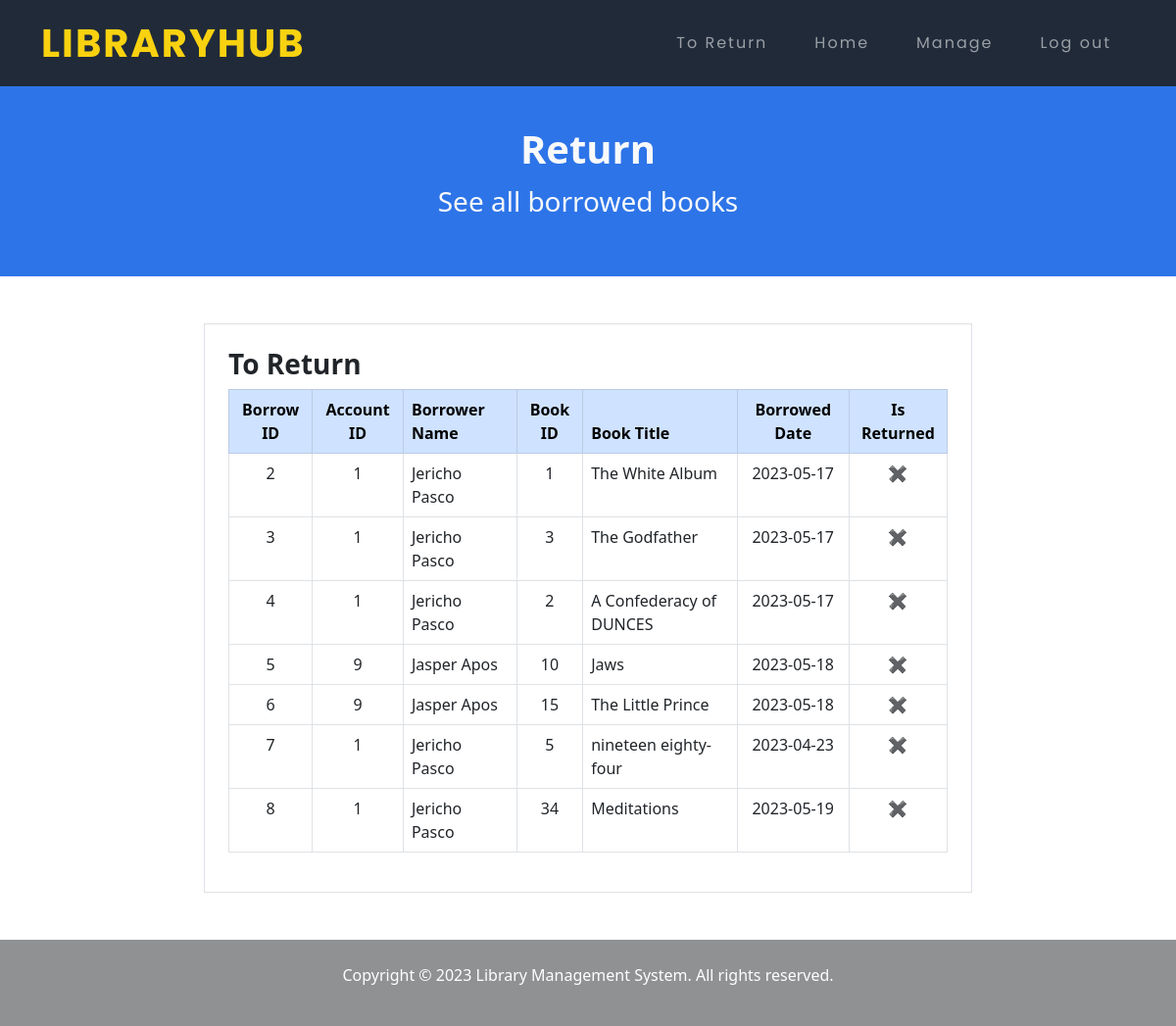
The page /return.php (signed in) on the database its author committed.
### tables this page shows
CREATE TABLE `borrow` (
  `borrowId` int(11) NOT NULL,
  `borrowDate` date DEFAULT NULL,
  `returnDate` date DEFAULT NULL,
  `accountId` int(11) NOT NULL,
  `bookId` int(11) NOT NULL,
  `isReturned` tinyint(1) NOT NULL DEFAULT 0
);

CREATE TABLE `accounts` (
  `accountId` int(11) NOT NULL,
  `username` varchar(50) NOT NULL,
  `password` varchar(50) NOT NULL,
  `firstName` varchar(50) DEFAULT NULL,
  `lastName` varchar(20) DEFAULT NULL,
  `birthday` date DEFAULT NULL,
  `age` int(2) DEFAULT NULL,
  `address` varchar(50) DEFAULT NULL
);

CREATE TABLE `books` (
  `bookId` int(11) NOT NULL,
  `bookTitle` varchar(50) NOT NULL,
  `author` varchar(50) NOT NULL,
  `publishDate` date NOT NULL,
  `synopsis` varchar(5000) DEFAULT NULL,
  `photo` varchar(255) DEFAULT NULL
);

### return.php (the view, shortened to what this page needs)
<?php
include("./includes/connection.php");
?>
<!DOCTYPE html>
<html lang="en">
<head>
    <link href="https://cdn.jsdelivr.net/npm/bootstrap@5.3.0-alpha3/dist/css/bootstrap.min.css" rel="stylesheet">
    <link rel="stylesheet" href="./css/style.css">
</head>
<body>
    <?php include './includes/navbar.php'; ?>
    <section class="text-light p-4 text-center d-flex justify-content-center borrow mb-5">
        <div class="container my-3">
            <h1 class="fw-bold">Return</h1>
            <p class="fs-3">See all borrowed books</p>
        </div>
    </section>
<section class="container-fluid mt-5">
    <div class="col-md-8 offset-md-2">
        <div class="container-fluid mt-4 mb-5 border p-4">
            <h3 class="fw-bold">To Return</h3>
            <div class="table-responsive-xxl">
                <?php
                $sql = "SELECT borrow.borrowId, borrow.bookId, borrow.borrowDate, borrow.accountId, borrow.isReturned, books.bookTitle, accounts.accountId, accounts.firstName, accounts.lastName
                FROM borrow
                INNER JOIN books ON borrow.bookId = books.bookId
                INNER JOIN accounts ON borrow.accountId = accounts.accountId";
                $result = mysqli_query($con, $sql);
                if (mysqli_num_rows($result) > 0) {
                    echo "<div class='table-responsive'>
                        <table class='table table-hover table-bordered table-custom-width'>
                            <thead class='table-primary'>
                                <tr>
                                    <th class='text-center'>Borrow ID</th>
                                    <th class='text-center'>Account ID</th>
                                    <th>Borrower Name</th>
                                    <th class='text-center'>Book ID</th>
                                    <th>Book Title</th>
                                    <th class='text-center'>Borrowed Date</th>
                                    <th class='text-center'>Is Returned</th>
                                </tr>
                            </thead>
                            <tbody>";
                    while ($row = mysqli_fetch_assoc($result)) {
                        $isReturned = $row['isReturned'];
                        $checkMark = ($isReturned == 1) ? '&#10004;' : '&#10006;';
                        echo "<tr>
                            <td class='text-center'>{$row['borrowId']}</td>
                            <td class='text-center'>{$row['accountId']}</td>
                            <td>{$row['firstName']} {$row['lastName']}</td>
                            <td class='text-center'>{$row['bookId']}</td>
                            <td>{$row['bookTitle']}</td>
                            <td class='text-center'>{$row['borrowDate']}</td>
                            <td class='text-center'>$checkMark</td>
                        </tr>";
                    }
                    echo "</tbody>
                        </table>
                    </div>";
                } else {
                    echo "<p>No borrow data available.</p>";
                }
                ?>
            </div>
        </div>
    </div>
</section>
    <?php include 'footer.php'; ?>
</body>
</html>

### css/style.css (style rules this page uses)
* { margin: 0; padding: 0; }
html { scroll-behavior: smooth; }
.welcome, .borrow, .back, .front { background-color: #2D74E8; }

### rows shown on the page
borrow: borrowId "2", accountId.accountId "1", accountId.firstName "Jericho", accountId.lastName "Pasco", bookId "1", bookId.bookTitle "The White Album", borrowDate "2023-05-17", isReturned "✖"
borrow: borrowId "3", accountId.accountId "1", accountId.firstName "Jericho", accountId.lastName "Pasco", bookId "3", bookId.bookTitle "The Godfather", borrowDate "2023-05-17", isReturned "✖"
borrow: borrowId "4", accountId.accountId "1", accountId.firstName "Jericho", accountId.lastName "Pasco", bookId "2", bookId.bookTitle "A Confederacy of DUNCES", borrowDate "2023-05-17", isReturned "✖"
borrow: borrowId "5", accountId.accountId "9", accountId.firstName "Jasper", accountId.lastName "Apos", bookId "10", bookId.bookTitle "Jaws", borrowDate "2023-05-18", isReturned "✖"
borrow: borrowId "6", accountId.accountId "9", accountId.firstName "Jasper", accountId.lastName "Apos", bookId "15", bookId.bookTitle "The Little Prince", borrowDate "2023-05-18", isReturned "✖"
borrow: borrowId "7", accountId.accountId "1", accountId.firstName "Jericho", accountId.lastName "Pasco", bookId "5", bookId.bookTitle "nineteen eighty-four", borrowDate "2023-04-23", isReturned "✖"
borrow: borrowId "8", accountId.accountId "1", accountId.firstName "Jericho", accountId.lastName "Pasco", bookId "34", bookId.bookTitle "Meditations", borrowDate "2023-05-19", isReturned "✖"
